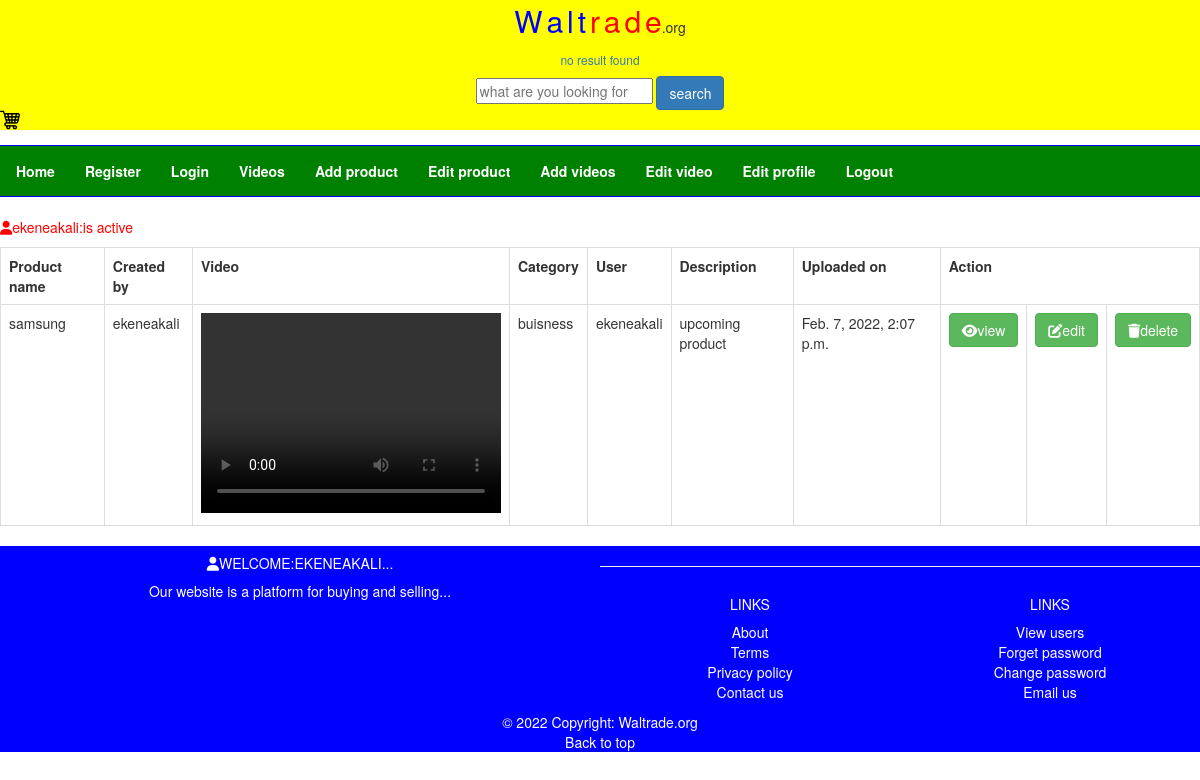
The page /web-project/user_video (signed in) on the database its author committed.
### frontend_app/models.py (models this page shows, shortened)
class Video(models.Model):
    pst_title = models.CharField(max_length=150, verbose_name='name of product')
    created_by = models.ForeignKey(User, on_delete=models.CASCADE, null=True, blank=True)
    video = models.FileField(upload_to='videos/', verbose_name='upload a video')
    category = models.ForeignKey(Category, on_delete=models.CASCADE)
    content = models.TextField(verbose_name='describe your product')
    created_at = models.DateTimeField(auto_now_add=True)
    updated_at = models.DateTimeField(auto_now=True)
    class Meta():
        verbose_name_plural = 'Video'

class Category(models.Model):
    cat_name = models.CharField(max_length=30, verbose_name='Category Name')
    cat_desc = models.TextField(blank=True, null=True, verbose_name='Description')
    created_at = models.DateTimeField(auto_now_add=True)
    updated_at = models.DateTimeField(auto_now=True)
    def __str__(self):
        return self.cat_name
    class Meta():
        verbose_name_plural = 'Category'

### frontend_app/views.py (the view)
# urls.py: path('user_video', views.user_video, name='user_video'),
def user_video(request):
    if not request.user.is_authenticated:
        return redirect('frontend:log_in')
    get_post = Video.objects.filter(created_by=request.user)
    return render(request, 'frontend/user-video.html', {'get':get_post})

### frontend_app/context_processors.py (called while the page is built)
def get_current_year_to_context(request):
    current_datetime = datetime.datetime.now()
    return {'current_year':current_datetime.year}

### templates/frontend/user-video.html (shortened to what this page needs)
{% extends 'frontend/base.html' %}
{% load static %}
{% block content %}
    <table class="table table-bordered">
        <tr>
            <th>Product name</th>
            <th>Created by</th>
            <th>Video</th>
            <th>Category</th>
            <th>User</th>
            <th>Description</th>
            <th>Uploaded on</th>
            <th colspan="3">Action</th>
        </tr>
            {% if get %}
                {% for x in get %}
                <td>{{x.pst_title}}</td>
                <td>{{x.created_by}}</td>
                <td><video src="{{x.video.url}}" height="200px" width="300px" controls></video></td>
                <td>{{x.category}}</td>
                <td>{{request.user.username}}</td>
                <td>{{x.content}}</td>
                <td>{{x.created_at}}</td>
                <td><a href="{% url 'frontend:get_video' x.id %}" class="btn btn-success"><i class="fa fa-eye"></i>view</a></td>
                <td><a href="{% url 'frontend:edit_video' x.id %}" class="btn btn-success"><i class="fa fa-edit"></i>edit</a></td>
                <td><a href="{% url 'frontend:delete_video' x.id %}" class="btn btn-success"><i class="fa fa-trash"></i>delete</a></td>
                {% endfor %}
            {% endif %}
    </table>
{% endblock %}

### templates/frontend/base.html (shortened to what this page needs)
{% load static %}
<!DOCTYPE html>
<html lang="en">
  <head>
    <link rel="stylesheet" href="{% static 'frontend/css/style.css' %}">
    <link rel="stylesheet" href="{% static 'frontend/css/bootstrap.min.css' %}">
    <link rel="stylesheet" href="https://cdnjs.cloudflare.com/ajax/libs/font-awesome/6.0.0-beta3/css/all.min.css" />
  </head>
  <body>
    <div class="head">
      <span style="font-size: 30px; color:blue;">W</span>
      <span style="font-size: 30px; color: blue;">a</span>
      <span style="font-size: 30px; color: blue;">l</span>
      <span style="font-size: 30px; color: blue;">t</span>
      <span style="font-size: 30px; color: red;">r</span>
      <span style="font-size: 30px; color: red;">a</span>
      <span style="font-size: 30px; color: red;">d</span>
      <span style="font-size: 30px; color: red;">e</span>.org
      {% include 'frontend/search-result.html' %}
      <a href="{% url 'frontend:add_post' %}"><img src="{% static 'frontend/images/cart.png' %}" style="float: left;" height="20px" width="20px" alt="img"></a>
  </div>
  <section id="siteMenu">
    <div class="row">
      <nav class="navbar navbar-inverse">
        <div class="collapse navbar-collapse" id="mainNav">
          <ul class="nav navbar-nav">
            <li class="footer-color"><a href="{% url 'home' %}">Home</a></li>
            <li class="footer-color"><a href="{% url 'frontend:register' %}">Register</a></li>
            <li class="footer-color"><a href="{% url 'frontend:log_in' %}">Login</a></li>
            <li class="footer-color"><a href="{% url 'frontend:view_video' %}">Videos</a></li>
            {% if request.user.is_authenticated %}
            <li class="footer-color"><a href="{% url 'frontend:add_post' %}">Add product</a></li>
            <li class="footer-color"><a href="{% url 'frontend:view_post' %}">Edit product</a></li>
            <li class="footer-color"><a href="{% url 'frontend:video' %}">Add videos</a></li>
            <li class="footer-color"><a href="{% url 'frontend:user_video' %}">Edit video</a></li>
            <li class="footer-color"><a href="{% url 'frontend:view_profile' %}">Edit profile</a></li>
            <li class="footer-color"><a href="{% url 'frontend:confirm_logout' %}">Logout</a></li>
            {% endif %}
          </ul>
        </div>
      </nav>
    </div>
  </section>
  {% if request.user.is_authenticated %}
  <p style="float:left; color:red"><i class="fa fa-user"></i>{{request.user.username}}:is active</p>
  {% endif %}
        {% block content %}
      {% endblock %}
  <footer class="page-footer font-small blue pt-4">
  <div class="container-fluid text-center text-md-left">
    <div class="row">
      <div class="col-md-6 mt-md-0 mt-3">
        {% if request.user.is_authenticated %}
        <h5 class="footer-style text-uppercase"><i class="fa fa-user"></i>Welcome:{{ request.user.username }}...</h5>
        {% endif %}
        <p class="footer-style">Our website is a platform for buying and selling...</p>
      </div>
      <hr class="clearfix w-100 d-md-none pb-3">
      <div class="col-md-3 mb-md-0 mb-3">
        <h5 class="footer-style text-uppercase">Links</h5>
        <ul class="list-unstyled">
          <li>
            <a class="footer-color" href="{% url 'frontend:about' %}">About</a>
          </li>
          <li>
            <a class="footer-color" href="{% url 'frontend:term_condition' %}">Terms</a>
          </li>
          <li>
            <a class="footer-color" href="{% url 'frontend:privacy' %}">Privacy policy</a>
          </li>
          <li>
            <a class="footer-color" href="{% url 'frontend:contact_us' %}">Contact us</a>
          </li>
        </ul>
      </div>
      <div class="col-md-3 mb-md-0 mb-3">
        <h5 class="footer-style text-uppercase">Links</h5>
        <ul class="list-unstyled">
          {% if request.user.is_authenticated %}
          <li>
            <a class="footer-color" href="{% url 'frontend:view_user' %}">View users</a>
          </li>
          <li>
            <a class="footer-color" href="{% url 'frontend:forget_password' %}">Forget password</a>
          </li>
          <l>
            <a class="footer-color" href="{% url 'frontend:change_password' %}">Change password</a>
          <li>
            <a class="footer-color" href="mailto:waltrade42@gmail.com">Email us</a>
          </li>
          {% endif %}
        </ul>
      </div>
    </div>
  </div>
  <div class="footer-style footer-copyright text-center py-3">© {{ current_year }} Copyright:
    <a class="footer-color" href="#"> Waltrade.org</a>
    <p><a class="footer-color" href="#top">Back to top</a></p>
  </div>
</footer>

### static/frontend/css/style.css (style rules this page uses)
.head { display: block; background-color: yellow; text-align: center; height: 130px; }
#siteMenu .navbar { margin-top: 15px; margin-bottom: 10; border-radius:0; background-color:green; border-color:blue; }
#mainNav .navbar-nav a { color:#fff; font-weight: bold; }
.page-footer { background-color: blue; margin-top: 10px; }
.footer-color { color: white; }
.footer-style { color: white; }

### rows shown on the page
Video: pst_title "samsung", created_by "ekeneakali", category "buisness", content "upcoming product", created_at "Feb. 7, 2022, 2:07 p.m."

### other values the page prints
{{ request.user.username }} "ekeneakali"
{{ request.user.username }} "EKENEAKALI"
